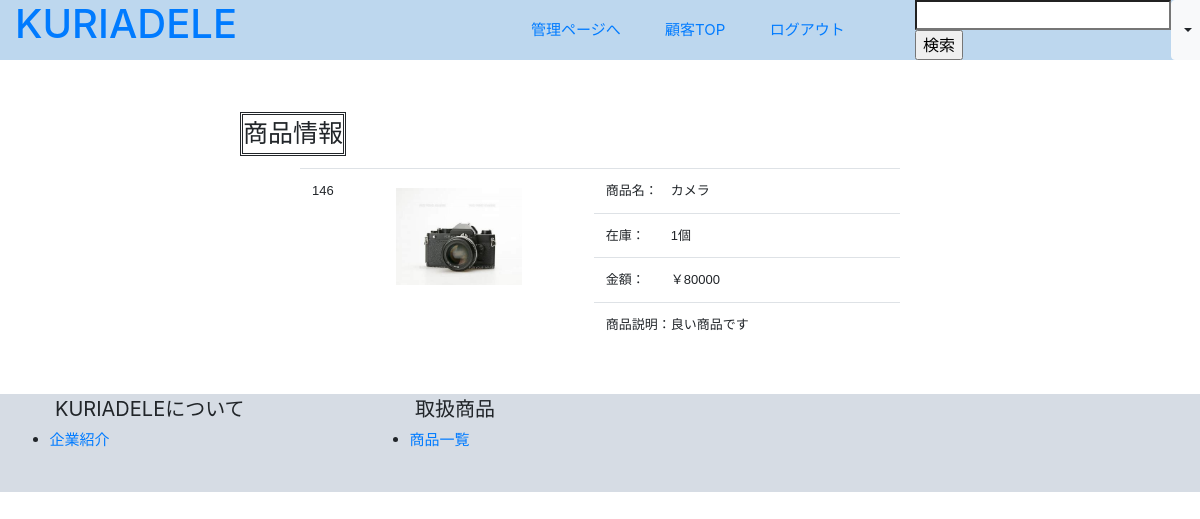
Screenshot of /admin_buy.php?id=146 (signed in) with the database file from the repository.
### tables this page shows
CREATE TABLE `items` (
  `id` int(11) NOT NULL AUTO_INCREMENT,
  `name` varchar(255) NOT NULL,
  `image` varchar(255) NOT NULL,
  `price` int(11) NOT NULL,
  `stock` int(11) NOT NULL,
  `description` varchar(1000) NOT NULL,
  `created_at` timestamp NOT NULL DEFAULT CURRENT_TIMESTAMP ON UPDATE CURRENT_TIMESTAMP,
  `flag` int(11) NOT NULL,
  PRIMARY KEY (`id`)
);

### admin_buy.php (called while the page is built, shortened)
<?php
    require_once 'daos/item_dao.php';
    $id = null;
    if(isset($_GET['id'])){
        $id = $_GET['id'];
    }
    $item = ItemDAO::get_item_by_id($id);
    include_once 'admin_views/admin_buy_view.php';
?>

### daos/item_dao.php (called while the page is built, shortened)
<?php
    class ItemDAO extends DAO{
        public static function get_item_by_id($id){
            $pdo = null;
            $stmp = null;
            try{
                $pdo = self::get_connection();
                $stmt = $pdo->prepare('SELECT * FROM items WHERE id=:id');
                $stmt->bindParam(':id', $id , PDO::PARAM_INT);
                $stmt->execute();
                $stmt->setFetchMode(PDO::FETCH_CLASS|PDO::FETCH_PROPS_LATE, 'Item');
                $item = $stmt->fetch();
                return $item;
            }catch(PDOException $e){
                return null;
            }finally{
                self::close_connection($pdo, $stmp);
            }
        }
    }
?>

### admin_views/admin_buy_view.php (the view, shortened to what this page needs)
<!doctype html>
<html lang='ja'>
    <head>
        <link rel='stylesheet' href='index.css'>
        <link rel="stylesheet" href="https://stackpath.bootstrapcdn.com/bootstrap/4.5.2/css/bootstrap.min.css">
    </head>
    <body>
        <div class='container-fluid header fixed-top'>
            <div class='row'>
                <span class='col-lg-2 col-md-2 col-auto'>
                    <a href='admin_index.php'><h1>KURIADELE</h1></a>
                </span>
                <span class='col-lg-7 col-md-5 d-none d-lg-block span_a'>
                    <a href='administrator.php' class='span_b'>管理ページへ</a>
                    <a href='index.php' class='span_b'>顧客TOP</a>
                    <a href='admin_logout.php' class='span_b'>ログアウト</a>
                </span>
                <div class='col-lg-3 col-md-5 col-auto span_c'>
                    <form method='GET' action='admin_search.php'>
                        <input type='search' name='name'/>
                        <input type='submit' value='検索'/>
                    </form>
                    <button type="button" class="btn btn-light dropdown-toggle d-none d-sm-block" data-toggle="dropdown"></button>
                </div>
            </div>
        </div>
        <p class='body'>
            <p class='customer'>商品情報</p>
            <table class='container-fluid table col-lg-6'>
                <div class='row'>
                    <tbody>
                        <tr>
                            <td class='table_td'><?= $item->id ?></td>
                            <td class='table_img'><img src='upload/items/<?= $item->image ?>' class='img_td'></img></td>
                            <td class='table_td'>商品名：&emsp;<?= $item->name ?></td>
                            <td class='table_td'>在庫：&emsp;&emsp;<?= $item->stock ?>個</td>
                            <td class='table_td'>金額：&emsp;&emsp;￥<?= $item->price ?></td>
                            <td class='table_td'>商品説明：<?= $item->description ?></td>
                        </tr>
                    </tbody>
                </div>
            </table>
        </p>
        <div class='container-fluid footer'>
            <div class='row'>
            <ul><span class='col-lg-4'>KURIADELEについて</span><br>
                <li><a href='admin_company.php'>企業紹介</a></li>
            </ul>
            <ul><span class='col-lg-4'>取扱商品</span>
                <li><a href='admin_product.php'>商品一覧</a></li>
            </ul>
        </div>
    </body>
</html>

### index.css (style rules this page uses)
.header { position:fixed; background-color: #BDD7EE; align-items: center; }
.span_a { font-size: 15px; text-align: right; margin: auto; }
.span_b { text-align: right; margin-right: 6%; }
.span_c { text-align: left; margin: auto; display: flex; }
.body { padding: 4%; }
.customer { display: inline-block; font-size: 25px; border: double; margin-left: 20%; margin-bottom: 1%; text-align: center; }
.footer { background-color: #D6DCE4; margin-top: 4%; padding-bottom: 2%; }
ul { width: 30%; font-size: 20px; }
li { font-size: 15px; margin-top: 5px; margin-left: 3%; }
.img_td { width: 68%; margin-top: 4%; }
.table_td { display: flex; font-family: sans-serif; font-size: 13px }
.table_img { width: 35%; }

### rows the page displays
items: id "146", image (picture), name "カメラ", stock "1", price "80000", description "良い商品です"
